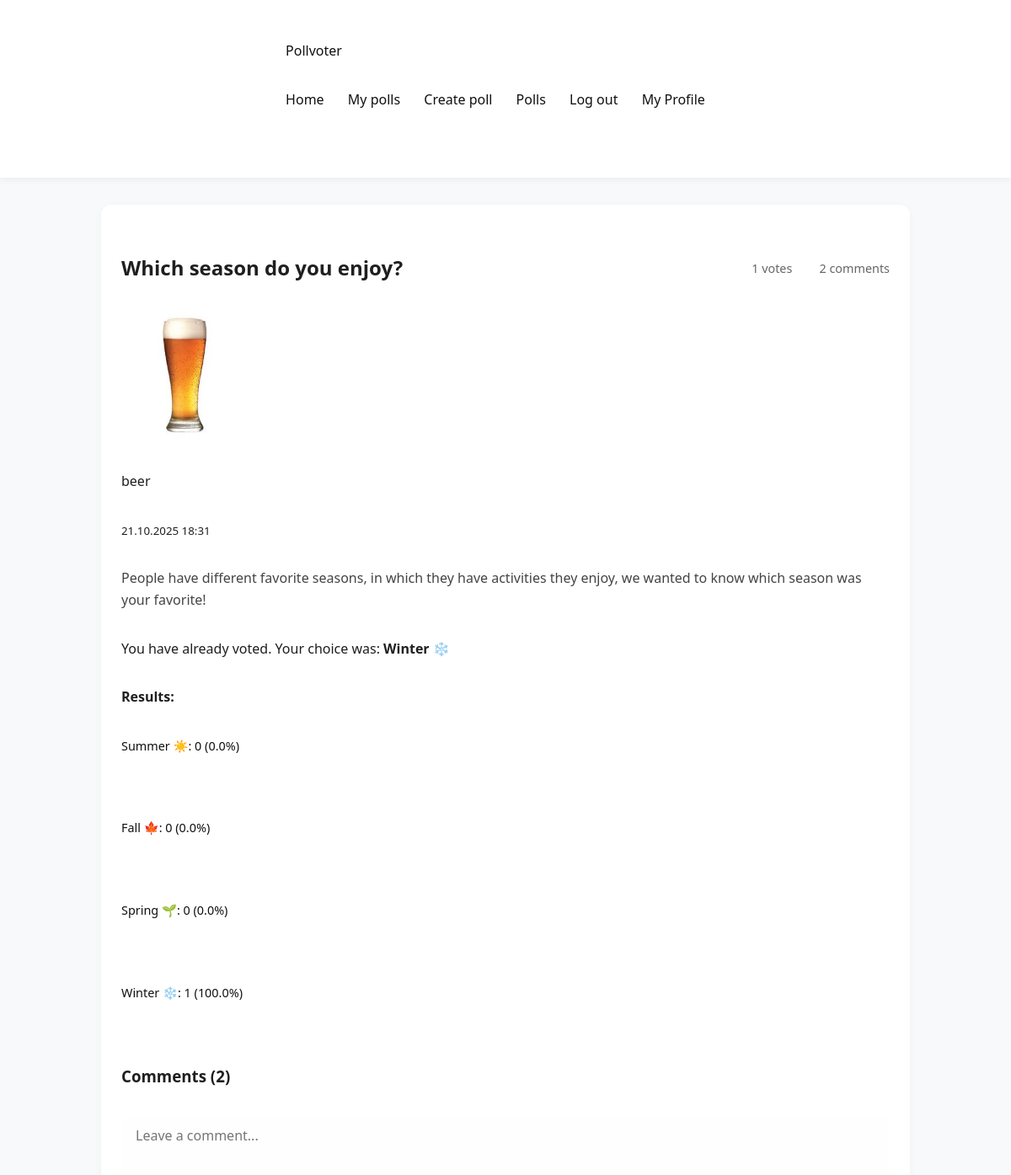
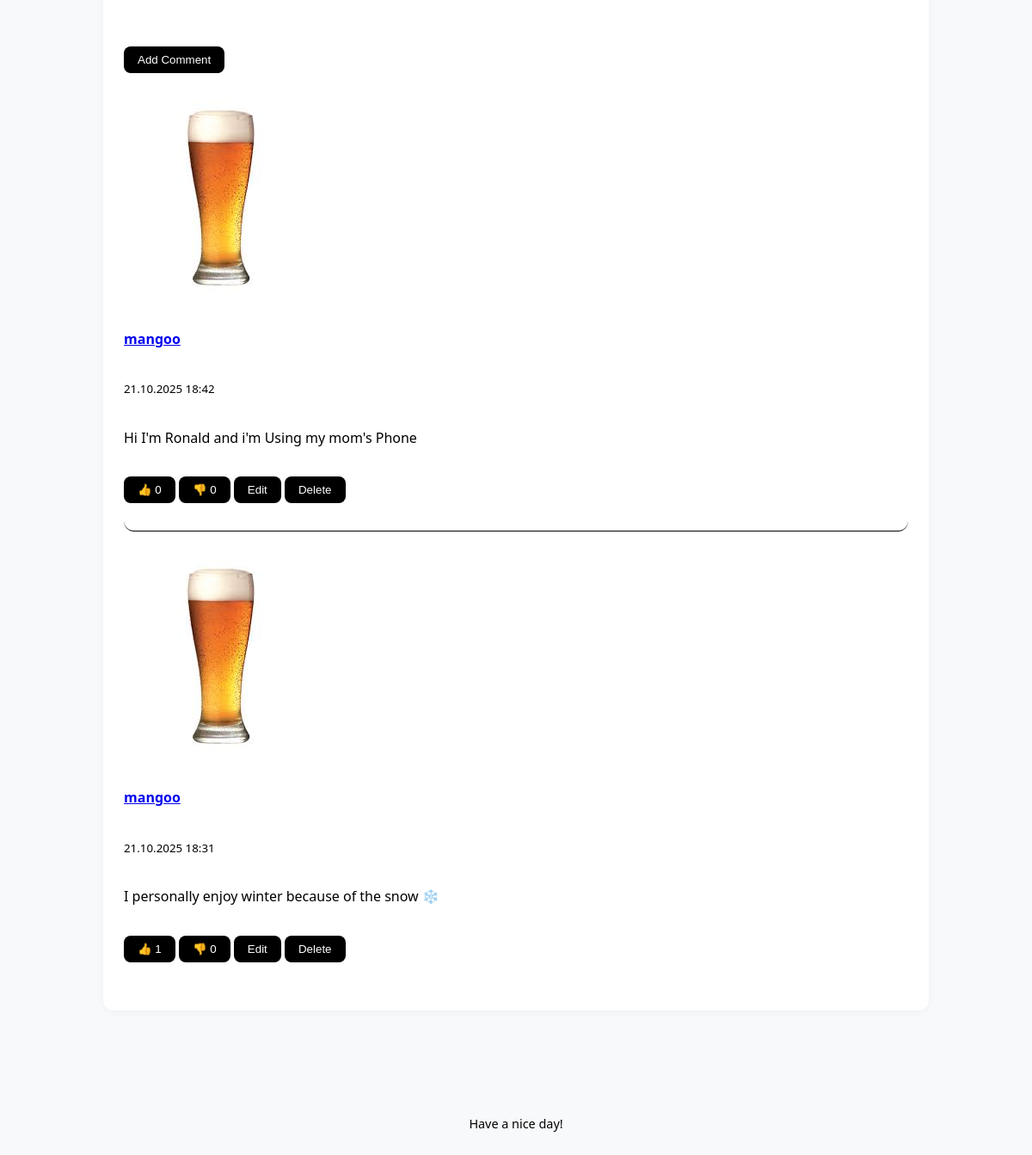
The page /poll/4 (signed in) on the database its author committed (2 pictures, top to bottom).
### app/models.py (models this page shows, shortened)
class Poll(db.Model):
    __tablename__ = "poll"
    id = Column(Integer, primary_key=True)
    title = Column(Text, nullable=False)
    description = Column(Text)
    created_at = Column(DateTime, default=datetime.now)
    user_id = Column(Integer, ForeignKey("user.id"), nullable=False)
    author = relationship("User", back_populates="polls")
    comments = relationship("Comment", back_populates="poll", cascade="all, delete-orphan")
    options = relationship("PollOption", back_populates="poll", cascade="all, delete-orphan")
    votes = relationship("Vote", back_populates="poll", cascade="all, delete-orphan")
    def getvotecount(self):
        return len(self.votes)

class User(UserMixin, db.Model):
    __tablename__ = "user"
    id = Column(Integer, primary_key=True)
    username = Column(Text, unique=True, nullable = False)
    created_at = Column(DateTime, default=datetime.now)
    full_name = Column(Text)
    bio = Column(Text)
    pfp = Column(Text)
    password_hash = Column(Text)
    polls = relationship("Poll", back_populates="author")
    votes = relationship("Vote", back_populates="user")
    comments = relationship("Comment", back_populates="author")
    def getpfp(self):
        if self.pfp:
            return f"/static/uploads/pfp/{self.pfp}"
        else:
            return f"/static/uploads/pfp/default.jpg"
    blocked = relationship(
        "User", secondary=blocklist,
        primaryjoin=(blocklist.c.blocker_id == id),
        secondaryjoin=(blocklist.c.blocked_id == id),
        backref=db.backref("blocked_by", lazy="dynamic"),
        lazy="dynamic"
    )

class PollOption(db.Model):
    __tablename__ = "poll_option"
    id = Column(Integer, primary_key=True)
    text = Column(Text, nullable=False)
    poll_id = Column(Integer, ForeignKey("poll.id"), nullable=False)
    poll = relationship("Poll", back_populates="options")
    votes = relationship("Vote", back_populates="option", cascade="all, delete-orphan")

class Comment(db.Model):
    __tablename__ = "comment"
    id = Column(Integer, primary_key=True)
    content = Column(Text, nullable=False)
    created_at = Column(DateTime, default=datetime.now)
    reactions = relationship("CommentReaction", back_populates="comment", cascade="all, delete-orphan")
    user_id = Column(Integer, ForeignKey("user.id"), nullable=False)
    poll_id = Column(Integer, ForeignKey("poll.id"), nullable=False)
    author = relationship("User", back_populates="comments")
    poll = relationship("Poll", back_populates="comments")
    def get_likes_count(self):
        return CommentReaction.query.filter_by(comment_id = self.id, reaction_type = "like").count()
    def get_dislikes_count(self):
        return CommentReaction.query.filter_by(comment_id = self.id, reaction_type = "dislike").count()

### app/routes.py (the view)
@polls.route("/poll/<int:poll_id>")
@login_required
def poll_detail(poll_id):
    poll = Poll.query.get_or_404(poll_id)
    user_vote = Vote.query.filter_by(user_id = current_user.id, poll_id = poll_id).first()
    return render_template("poll_detail.html", poll = poll, user_vote = user_vote)

### app/__init__.py (called while the page is built)
def create_app():
    app = Flask(__name__)
    app.config['SECRET_KEY'] = 'your_secret_key'
    app.config['SQLALCHEMY_DATABASE_URI'] = 'sqlite:///pollvoter.db'
    app.config['SQLALCHEMY_TRACK_MODIFICATIONS'] = False
    app.config["UPLOAD_FOLDER"] = "static/uploads"
    app.config["PFP_FOLDER"] =  "app/static/uploads/pfp"
    db.init_app(app)
    login_manager.init_app(app)
    migrate.init_app(app, db)
    app.register_blueprint(auth)
    app.register_blueprint(main)
    app.register_blueprint(polls)
    @login_manager.user_loader
    def load_user(userid):
        return User.query.get(int(userid))
    return app

### app/templates/poll_detail.html (shortened to what this page needs)
{% extends "base.html" %}
{% block content %}
<div class="poll-detail">
    <div class="poll-card">
        <div class="poll-header">
            <h2>{{ poll.title }}</h2>
            <span class="poll-stats">
                 {{ poll.getvotecount() }} votes
                 {{ poll.comments|length }} comments
            </span>
        </div>
        <div class="poll-author">
            <div class="user-avatar"><img src="{{ current_user.getpfp() }}" alt="Profile Picture" width="150" height="150"></div>
            <div>
                <div class="author-name">{{ poll.author.full_name if poll.author.full_name else poll.author.username  }}</div>
                <small class="poll-date">{{ poll.created_at.strftime('%d.%m.%Y  %H:%M') }}</small>
            </div>
        </div>
        {% if poll.description %}
        <p class="poll-description">{{ poll.description }}</p>
        {% endif %}
        {% if user_vote %}
            <div class="voted-message">
                <p>You have already voted. Your choice was: <strong>{{ user_vote.option.text }}</strong></p>
            </div>
        {% endif %}
        <div class="vote-results">
            <h4>Results:</h4>
            {% set total_votes = poll.getvotecount() %}
            {% for option in poll.options %}
                {% set vote_count = option.votes|length %}
                {% set percentage = (vote_count / total_votes * 100) if total_votes > 0 else 0 %}
                <div class="vote-option">
                    <span>{{ option.text }}: {{ vote_count }} ({{ "%.1f"|format(percentage) }}%)</span>
                    <div class="progress-bar">
                    </div>
                </div>
            {% endfor %}
        </div>
    <div class="comments-section">
        <h3>Comments ({{ poll.comments|length }})</h3>
        <form method="POST" action="{{ url_for('polls.add_comment', poll_id=poll.id) }}" class="comment-form">
            <div class="form-group">
                <textarea name="content" placeholder="Leave a comment..." required></textarea>
            </div>
            <button type="submit" class="btn btn-primary">Add Comment</button>
        </form>
<div class="comments-list">
    {% for comment in poll.comments|sort(attribute='created_at', reverse=true) %}
    <div class="comment">
        <div class="comment-header">
            <div class="comment-author">
                <div class="user-avatar small"><img src="{{ comment.author.getpfp() }}" alt="PFP"></div>
                <strong><a href="{{ url_for('main.user_profile', username=comment.author.username) }}">{{ comment.author.username }}</a></strong>
            </div>
            <small class="comment-date">{{ comment.created_at.strftime('%d.%m.%Y %H:%M') }}</small>
        </div>
        <div id="comment-view-{{ comment.id }}">
            <div class="comment-content">
                {{ comment.content }}
            </div>
        </div>
        <div class="comment-actions">
            <form method="POST" action="{{ url_for('polls.react_comment', comment_id=comment.id) }}" style="display: inline;">
                <button type="submit" name="reaction" value="like" class="btn btn-sm btn-light">👍 {{ comment.get_likes_count() }}</button>
                <button type="submit" name="reaction" value="dislike" class="btn btn-sm btn-light">👎 {{ comment.get_dislikes_count() }}</button>
            </form>
            {% if comment.author == current_user %}
                <button class="btn btn-sm btn-secondary" onclick="toggleEdit({{ comment.id }})">Edit</button>
                <form method="POST" action="{{ url_for('polls.delete_comment', comment_id=comment.id) }}" style="display: inline;" onsubmit="return confirm('Are you sure you want to delete this comment?');">
                    <button type="submit" class="btn btn-sm btn-danger">Delete</button>
                </form>
            {% endif %}
        </div>
    </div>
    {% else %}
    <p class="no-comments">Still no comments. Be the first!</p>
    {% endfor %}
</div>
    </div>
</div>
{% endblock %}

### app/templates/base.html (shortened to what this page needs)
<!DOCTYPE html>
<html lang="en">
<head>
    <link rel="stylesheet" href="{{url_for('static', filename='styles.css')}}">
</head>
<body>
    <nav>
        <div>
            <a href="{{url_for('main.home')}}">Pollvoter</a>
            <div>
                {%if current_user.is_authenticated%}
                <a href="{{url_for('main.home')}}">Home</a>
                <a href="{{url_for('polls.my_polls')}}">My polls</a>
                <a href="{{url_for('polls.create_poll')}}">Create poll</a>
                <a href="{{url_for('polls.listpolls')}}">Polls</a>
                <a href="{{url_for('auth.logout')}}">Log out</a>
                <a href="{{url_for('main.profile')}}">My Profile</a>
                {%else%}
                <a href="{{url_for('auth.login')}}">Login</a>
                <a href="{{url_for('auth.register')}}">Register</a>
                {%endif%}
            </div>
        </div>
    </nav>
    <div>
        {%block content%}{%endblock%}
    </div>
    <footer>
        <div>
            <p>Have a nice day!</p>
        </div>
    </footer>
</body>
</html>

### app/static/styles.css (style rules this page uses)
* { box-sizing: border-box; margin: 0; padding: 0; }
body { font-family: 'Segoe UI', Tahoma, Geneva, Verdana, sans-serif; background-color: #f8f9fb; color: #1f1f1f; line-height: 1.6; }
nav { background-color: #ffffff; box-shadow: 0 2px 8px rgba(0, 0, 0, 0.06); padding: 1rem 2rem; display: flex; justify-content: space-between; align-items: center; }
nav a { color: #111; text-decoration: none; margin-right: 1.5rem; font-weight: 500; transition: color 0.2s ease-in-out; }
div:not(nav):not(footer) { max-width: 960px; margin: 2rem auto; padding: 1.5rem; background-color: #ffffff; box-shadow: 0 4px 12px rgba(0, 0, 0, 0.05); border-radius: 12px; }
.btn { display: inline-block; padding: 0.5rem 1rem; background-color: #000; color: #fff; border: none; border-radius: 8px; text-decoration: none; font-weight: 500; transition: background-color 0.2s ease-in-out; }
.poll-card { background-color: #fafafa; border-radius: 12px; box-shadow: 0 2px 6px rgba(0, 0, 0, 0.04); padding: 1.5rem; margin-bottom: 1.5rem; transition: transform 0.2s ease-in-out; }
.poll-header { display: flex; justify-content: space-between; align-items: center; margin-bottom: 0.75rem; }
.poll-stats { font-size: 0.9rem; color: #666; display: flex; gap: 1rem; align-items: center; }
.poll-description { margin-bottom: 1rem; color: #444; }
.vote-option span { font-size: 0.9rem; font-weight: 500; color: #111; margin-bottom: 0.25rem; }
.progress-bar { height: 8px; background-color: #e0e0e0; border-radius: 6px; overflow: hidden; }
footer { text-align: center; padding: 1.5rem 0; color: #000000; font-size: 0.9rem; }
.poll-card { background-color: #ffffff; border-radius: 12px; box-shadow: 0 2px 8px rgba(0, 0, 0, 0.04); padding: 1.5rem; margin-bottom: 2rem; }
div:not(nav):not(footer):not(.poll-card):not(.vote-preview):not(.polls-header):not(.pagination) { background-color: transparent; box-shadow: none; padding: 0; }
form { margin-top: 1.5rem; }
input[type="text"], input[type="email"], input[type="password"], textarea, select { font-family: 'Segoe UI', Tahoma, Geneva, Verdana, sans-serif; font-size: 1rem; width: 100%; resize: none; padding: 0.7rem 1rem; margin-bottom: 1rem; border: 1px solid #ffffff; border-radius: 8px; background-color: #fefefe; font-size: 1rem; transition: border-color 0.2s ease-in-out, box-shadow 0.2s ease-in-out; }
.comment { padding: 1rem; border-bottom: 1px solid #000000; color: #000000; }
.comment:last-child { border-bottom: none; }
footer { margin-top: 4rem; }

### rows shown on the page
Poll: title "Which season do you enjoy?", created_at "21.10.2025 18:31", description "People have different favorite seasons, in which they have activities they enjoy, we wanted to know which season was your favorite!"
User: getpfp (picture), author "beer"
PollOption: option.text "Winter ❄️", text "Winter ❄️", vote_count "1", percentage "100.0"
PollOption: text "Summer ☀️", vote_count "0", percentage "0.0"
PollOption: text "Fall 🍁", vote_count "0", percentage "0.0"
PollOption: text "Spring 🌱", vote_count "0", percentage "0.0"
Comment: author.getpfp (picture), author.username "mangoo", created_at "21.10.2025 18:42", content "Hi I'm Ronald and i'm Using my mom's Phone", get_likes_count "0", get_dislikes_count "0"
Comment: author.getpfp (picture), author.username "mangoo", created_at "21.10.2025 18:31", content "I personally enjoy winter because of the snow ❄️", get_likes_count "1", get_dislikes_count "0"

### other values the page prints
{{ poll.getvotecount() }} "1"
{{ poll.comments|length }} "2"
